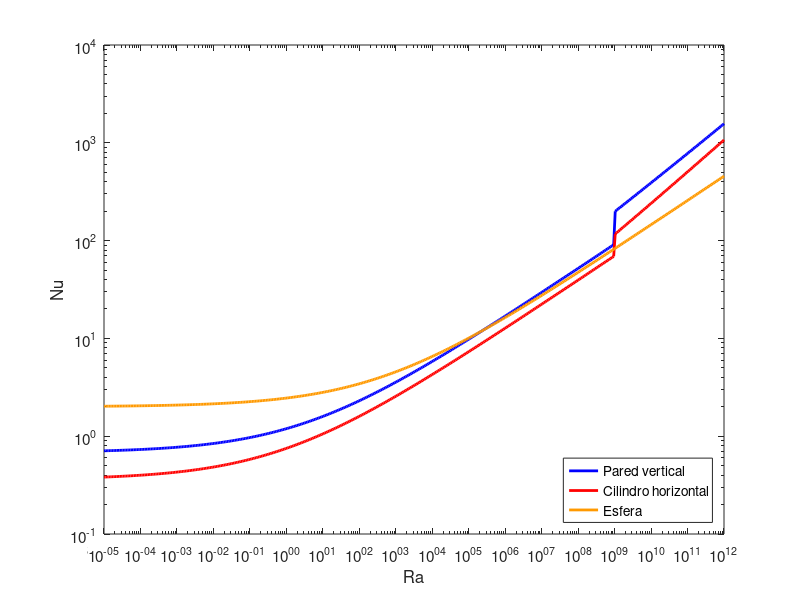

This figure's MATLAB source:
% Ejemplo 7.1

    clear; clc; close all;
    % Datos del problema
    D = 0.20;                 %[m]
    Ts = 500;                 %[K]
    Tinf = 310;               %[K]
    Tf = (Ts + Tinf) / 2;     %[K]
    
    % Propiedades del aire a Tf = 400 K
    k = 0.0331;               % [W/mK]
    nu = 25.5e-6;             % v. cinematica[m²/s]
    mu = 22.52e-6 ;           % v. dinamica [kg/m s] 
    cp = 1009;                % [J/kg K]
    beta = 1 / Tf;            % [1/K]
    g = 9.81;                 % [m/s²]
    
    Pr = (mu * cp)/k;
    
    % Número de Rayleigh
    Ra_D = (g * beta * (Ts - Tinf) * D^3) / (nu^2) * Pr;
    
    % Correlación (ecuación 80)
    term = (0.559 / Pr)^(9/16);
    Nu_D = 0.36 + (0.518 * Ra_D^(1/4)) / ((1 + term)^(4/9));
    
    % Cálculo del coeficiente convectivo promedio
    h_c = (k / D) * Nu_D;     % [W/m²K]
    
    % Pérdida de calor por unidad de longitud de tubo
    A = pi * D;
    Q = h_c * A * (Ts - Tinf);  % [W/m]
    
    % Resultados
    fprintf('Resultados:\n');
    fprintf('Temperatura de película: Tf = %.1f K\n', Tf);
    fprintf('Número de Prandalt: Pr = %.2e\n', Pr);
    fprintf('Número de Rayleigh: Ra_D = %.2e\n', Ra_D);
    fprintf('Número de Nusselt: Nu_D = %.2f\n', Nu_D);
    fprintf('Coeficiente convectivo: h_c = %.2f W/m² K\n', h_c);
    fprintf('Pérdida de calor por unidad de longitud: Qdot = %.2f W/m\n', Q);

    % -----------------------------
    % Parámetros
    % -----------------------------
    Pr = 0.7;                              % Prandtl típico del aire
    Ra = logspace(-5,12,400);              % Vector Rayleigh
    
    % -----------------------------
    % FACTORES AUXILIARES
    % -----------------------------
    Psi_vert = (1 + (0.492/Pr)^(9/16))^(-16/9);
    Psi_cil  = (1 + (0.559/Pr)^(9/16))^(-4/9);
    Psi_esf  = (1 + (0.469/Pr)^(9/16))^(-4/9);
    
    % -----------------------------
    % PARED VERTICAL
    % -----------------------------
    Nu_vert = zeros(size(Ra));
    
    for i = 1:length(Ra)
        if Ra(i) < 1e9
            Nu_vert(i) = 0.68 + 0.670*(Ra(i)*Psi_vert)^(1/4);
        else
            Nu_vert(i) = 0.68 + 0.67*(Ra(i)*Psi_vert)^(1/4) * ...
                         (1 + (1.6e-8*Ra(i)*Psi_vert)^(1/12));
        end
    end
    
    % -----------------------------
    % CILINDRO HORIZONTAL
    % -----------------------------
    Nu_cil = zeros(size(Ra));
    
    for i = 1:length(Ra)
        if Ra(i) <= 1e9
            Nu_cil(i) = 0.36 + (0.518*Ra(i)^(1/4))/((1+(0.559/Pr)^(9/16))^(4/9));
        else
            Nu_cil(i) = (0.60 + 0.387*(Ra(i)/((1+(0.559/Pr)^(9/16))^(16/9)))^(1/6))^2;
        end
    end
    
    % -----------------------------
    % ESFERA
    % -----------------------------
    Nu_esf = 2 + (0.589*Ra.^(1/4))./((1+(0.469/Pr)^(9/16)).^(4/9));
    
    % -----------------------------
    % GRÁFICA
    % -----------------------------
    figure
    loglog(Ra,Nu_vert,'b','LineWidth',2); hold on
    loglog(Ra,Nu_cil,'r','LineWidth',2)
    loglog(Ra,Nu_esf,'Color',[1 0.6 0],'LineWidth',2)
    
    xlabel('Ra','FontSize',12)
    ylabel('Nu','FontSize',12)
    legend('Pared vertical','Cilindro horizontal','Esfera','Location','southeast')
    
    set(gca,'FontSize',11)